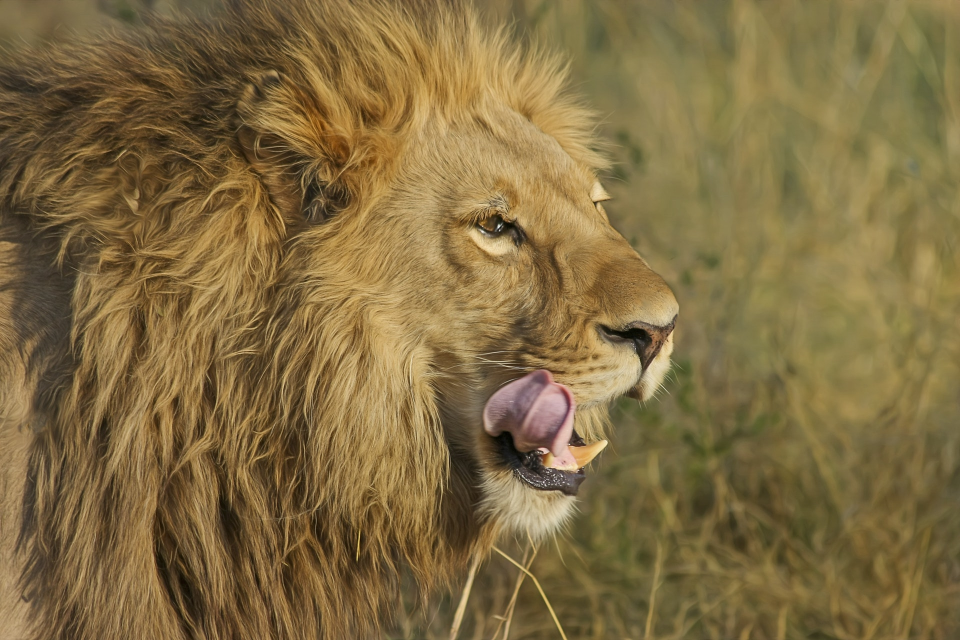
#> input picture data/lion.jpg, 1920 x 1280 px (shown at 1/2 size); its folder holds only this picture in this run
$ python -i compress.py   (imports and definitions only)   (older library calls are emulated)
#> lines starting #> are read from the running program, lines starting #| are printed output that depends on the picture; after the words box and inside, x2 and y2 are one past the last pixel; in counts of white or black regions, pixels touching at a corner belong together
import cv2
import numpy as np
import logging
from math import log
from io import BytesIO

from PIL import Image
from PIL import ImageCms
from PIL import ImageColor


logger = logging.getLogger(__name__)


def _assert_compatible(im1, im2):
    """Raise an error if the input images do not have matching shapes/types."""
    im1, im2 = np.asarray(im1), np.asarray(im2)
    if im1.dtype != im2.dtype:
        raise ValueError('Input images must have the same dtype.')
    if not im1.shape == im2.shape:
        raise ValueError('Input images must have the same dimensions.')
    return


def _data_range(im1, im2, data_range=None):
    """Return the value range used to normalize image metrics."""
    if data_range is not None:
        data_range = float(data_range)
        if not np.isfinite(data_range) or data_range <= 0:
            raise ValueError('data_range must be a positive finite number.')
        return data_range

    ranges = []
    for image in (im1, im2):
        dtype = np.asarray(image).dtype
        if np.issubdtype(dtype, np.integer):
            info = np.iinfo(dtype)
            ranges.append(float(info.max) - float(info.min))
    # Floating point images are conventionally in [0, 1]. Callers with a
    # different range can pass it explicitly.
    return max(ranges, default=1.0)


def _as_floats(im1, im2, data_range=None):
    """Promote images to float32 and normalize using their value range."""
    data_range = _data_range(im1, im2, data_range)
    if im1.dtype != np.float32:
        im1 = im1.astype(np.float32)
    if im2.dtype != np.float32:
        im2 = im2.astype(np.float32)
    return im1 / data_range, im2 / data_range


# [35 lines left out: functions compare_mse, compare_psnr, not called in this run]


def _preprocess_images(img1, img2, data_range=None):
    img1, img2 = np.asarray(img1), np.asarray(img2)
    _assert_compatible(img1, img2)
    if img1.ndim == 3:
        if img1.shape[2] == 4:
            img1 = img1[:, :, :3]
            img2 = img2[:, :, :3]
        img1 = cv2.cvtColor(img1, cv2.COLOR_RGB2GRAY)
        img2 = cv2.cvtColor(img2, cv2.COLOR_RGB2GRAY)
    return _as_floats(img1, img2, data_range)


def _downsample(img1, img2):
    img1 = cv2.resize(img1, None, fx=0.5, fy=0.5, interpolation=cv2.INTER_AREA)
    img2 = cv2.resize(img2, None, fx=0.5, fy=0.5, interpolation=cv2.INTER_AREA)
    return img1, img2


def _ssim_map(img1, img2, C1=6.5025, C2=58.5225):
    """Standard SSIM computation."""
    img1_img1 = cv2.pow(img1, 2)
    img2_img2 = cv2.pow(img2, 2)
    img1_img2 = cv2.multiply(img1, img2)
    mu1 = cv2.GaussianBlur(img1, (11, 11), 1.5)
    mu2 = cv2.GaussianBlur(img2, (11, 11), 1.5)
    mu11 = cv2.GaussianBlur(img1_img1, (11, 11), 1.5, dst=img1_img1)
    mu22 = cv2.GaussianBlur(img2_img2, (11, 11), 1.5, dst=img2_img2)
    mu12 = cv2.GaussianBlur(img1_img2, (11, 11), 1.5, dst=img1_img2)
    mu1_mu2 = cv2.multiply(mu1, mu2)
    mu1_mu1 = cv2.pow(mu1, 2, dst=mu1)
    mu2_mu2 = cv2.pow(mu2, 2, dst=mu2)
    b1 = cv2.addWeighted(mu11, 1, mu1_mu1, -1, 0, dst=mu11)
    b2 = cv2.addWeighted(mu22, 1, mu2_mu2, -1, 0, dst=mu22)
    A2 = cv2.addWeighted(mu12, 2, mu1_mu2, -2, C2, dst=mu12)
    A1 = cv2.addWeighted(mu1_mu2, 1, mu1_mu2, 1, C1, dst=mu1_mu2)
    B1 = cv2.addWeighted(mu1_mu1, 1, mu2_mu2, 1, C1, dst=mu1_mu1)
    B2 = cv2.addWeighted(b1, 1, b2, 1, C2, dst=b1)
    A = cv2.multiply(A1, A2, dst=A1)
    B = cv2.multiply(B1, B2, dst=B1)
    ssim_map = cv2.divide(A, B, dst=A)
    return ssim_map


# [30 lines left out: function compare_ssim, not called in this run]


def compare_mssim(img1, img2, data_range=None):
    """Compute the multi-scale structural similarity index (MS-SSIM) between
    two images.

    Arguments:
        img1 (ndarray): Image of any dimensionality.
        img2 (ndarray): Image of any dimensionality.
        data_range (float): Optional value range for floating-point images.

    Returns:
        msssim: (float): The multi-scale structural similarity index (MS-SSIM).

    .. [1] Z. Wang, E. P. Simoncelli and A. C. Bovik, "Multi-scale structural
    similarity for image quality assessment," Invited Paper, IEEE Asilomar
    Conference on Signals, Systems and Computers, Nov. 2003
    """
    img1, img2 = _preprocess_images(img1, img2, data_range)
    if img1.ndim < 2:
        raise ValueError('MS-SSIM requires two-dimensional images')
    if min(img1.shape[:2]) < 11:
        raise ValueError('MS-SSIM requires images at least 11 pixels wide and tall')
    C1, C2 = 0.01 * 0.01, 0.03 * 0.03
    weights = np.array([0.0448, 0.2856, 0.3001, 0.2363, 0.1333])
    ssims = []
    for l in range(len(weights)):
        if l > 0:
            img1, img2 = _downsample(img1, img2)
        if min(img1.shape) < 11:
            break
        ssim_map = _ssim_map(img1, img2, C1, C2)
        ssims.append(cv2.mean(ssim_map)[0])
    return np.sum(np.array(ssims) * weights[:len(ssims)]) / np.sum(weights[:len(ssims)])


# [22 lines left out: functions filter_gaussian, downsample, not called in this run]


def adobe_to_srgb(im):
    """Return a new image that is sRGB when it has a ICC profile."""
    try:
        icc = im.info.get('icc_profile')
        if icc:
            srgb = ImageCms.createProfile('sRGB')
            im = ImageCms.profileToProfile(im, BytesIO(icc), srgb)
    except Exception:
        logger.warning('Could not convert image ICC profile to sRGB', exc_info=True)
    return im


# [7 lines left out: function alpha_to_color, not called in this run]


def mode_to_color(im):
    if im.mode == 'L' or im.mode == 'P':
        if 'transparency' in im.info:
            im = im.convert('RGBA')
        else:
            im = im.convert('RGB')
    elif im.mode == 'LA':
        im = im.convert('RGBA')
    elif im.mode == 'RGBX':
        im = im.convert('RGB')
    return im


def convert_mode(im, mode, background='white'):
    im = adobe_to_srgb(im)
    if im.mode == mode:
        return im
    if mode == 'RGB':
        if im.mode in ('RGBA', 'LA') or (
            im.mode == 'P' and 'transparency' in im.info
        ):
            return alpha_to_color(im.convert('RGBA'), background)
    return im.convert(mode)


def to_array(im):
    im = mode_to_color(im)
    return np.asarray(im)


def resize_image(img):
    if img.ndim == 2:
        img = cv2.cvtColor(img, cv2.COLOR_GRAY2RGB)
    if img.shape[1] > 1200:
        scale = (0.5 * (img.shape[1] - 1200) + 1200) / img.shape[1]
        img = cv2.resize(
            img, None, fx=scale, fy=scale, interpolation=cv2.INTER_AREA)
    return img


def luminance(img):
    limg = cv2.cvtColor(img, cv2.COLOR_RGB2LAB)[:, :, 0]
    return np.mean(limg) / 255


def red_ratio(img):
    kernel = np.ones((8, 8), np.uint8)
    hsv = cv2.cvtColor(cv2.blur(img, (4, 4)), cv2.COLOR_RGB2HSV)
    red1 = cv2.inRange(hsv, (0, 240, 180), (10, 255, 255))
    red2 = cv2.inRange(hsv, (170, 240, 180), (180, 255, 255))
    binary = cv2.bitwise_or(red1, red2)
    return np.mean(cv2.erode(binary, kernel)) / 255


def optimal_threshold(img):
    area = img.shape[0] * img.shape[1]
    k = max(0.00089 * log(8.9e-6 * area), 0)
    thr = 10/3 * k * (1 - luminance(img)) + k + 0.0003
    return thr


def minimal_quality(img):
    area = img.shape[0] * img.shape[1]
    qmin = min(100 - 6.5 * log(0.00006 * area), 95)
    return int(qmin)


def red_correction(img, thr, qmin):
    red = red_ratio(img)
    thr = 0.33 * thr if red > 0.007 else thr
    qmin = (100 + qmin) / 2 if red > 0.05 * 0.007 else qmin
    return thr, int(qmin)


def rgb2pca(img):
    X = img.reshape(-1, img.shape[-1])
    mean, eigenvectors = cv2.PCACompute(X, np.float32([]))
    return cv2.PCAProject(X, mean, eigenvectors).reshape(img.shape)


def saturation(img):
    kernel = np.ones((9, 9), np.uint8)
    hsv = cv2.cvtColor(cv2.blur(img, (4, 4)), cv2.COLOR_RGB2HSV)
    binary = cv2.inRange(hsv, (0, 200, 80), (255, 255, 255))
    return np.mean(cv2.erode(binary, kernel)) / 255


def salient_sat(img):
    imgpca = rgb2pca(cv2.blur(img, (4, 4)))
    L2_ab = np.sqrt(np.square(imgpca[:, :, 1]) + np.square(imgpca[:, :, 2]))
    return np.max(L2_ab)


def subsample(img):
    subsample = (saturation(img) < 0.0042) and (salient_sat(img) < 120)
    return subsample


# [7 lines left out: function number_of_colors, not called in this run]


def getsize(stream):
    if isinstance(stream, BytesIO):
        return len(stream.getvalue())
    return len(stream)


# [7 lines left out: function stats, not called in this run]


def encode_jpeg(im, quality, subsampling, progressive):
    output = BytesIO()
    im.save(output, 'JPEG', quality=quality, progressive=progressive, subsampling=subsampling, optimize=True)
    output.seek(0)
    return output


def _to_gray(im):
    array = to_array(im) if hasattr(im, 'mode') else np.asarray(im)
    if array.ndim == 2:
        return array
    if array.shape[2] == 4:
        array = array[:, :, :3]
    return cv2.cvtColor(array, cv2.COLOR_RGB2GRAY)


def optimal_quality(im, thr=None, qmin=None, qmax=95):
    """Choose JPEG quality parameters from an image and target error.

    ``thr`` and ``qmin`` default to the image-adaptive values. Passing them
    explicitly overrides those values.
    """
    img = to_array(im)
    rimg = resize_image(img)
    rim = Image.fromarray(rimg)
    progressive = False
    thr = optimal_threshold(img) if thr is None else float(thr)
    qmin = minimal_quality(img) if qmin is None else int(qmin)
    qmax = int(qmax)
    if thr < 0 or qmin < 1 or qmax < qmin:
        raise ValueError('Invalid JPEG quality constraints')
    thr, qmin = red_correction(img, thr, qmin)
    gray1 = _to_gray(rimg)
    gray2 = np.zeros(gray1.shape, dtype=np.uint8)
    q0, q1 = 100, qmin
    d0, d1 = 0, 1
    q = q1
    for k in range(5):
        fileobj = encode_jpeg(rim, q, 0, False)
        progressive = getsize(fileobj) > 10240
        with Image.open(fileobj) as compressed:
            gray2[...] = _to_gray(compressed)
        fileobj.close()
        mssim = (
            compare_ssim(gray1, gray2)
            if min(gray1.shape[:2]) < 11
            else compare_mssim(gray1, gray2)
        )
        d = 1 / mssim - 1
        if abs(thr - d) < (0.05 * thr):
            break
        if d > thr and d < d1:
            d1, q1 = d, q
        if d < thr and d > d0:
            d0, q0 = d, q
        q = int(q0 + (thr - d0) * (q1 - q0) / (d1 - d0 + 1e-10))
        if q1 == q or q1 == q0 or q > 100 or q < qmin:
            break
    q = np.clip(q, qmin, qmax)
    subsampling = 2 if subsample(img) else 0
    return int(q), progressive, subsampling


def save_jpeg(im, dest, quality=None, subsampling=2, progressive=False):
    im = convert_mode(im, 'RGB')
    if quality is None:
        quality, progressive, subsampling = optimal_quality(im)
    im.save(dest, 'JPEG', quality=quality, progressive=progressive, subsampling=subsampling, optimize=True)
    return dest


# [12 lines left out: functions save_png, save_webp, not called in this run]

>>> from PIL import Image
>>> picture = Image.open('../../data/lion.jpg')
#> picture is the input picture: PIL image 1920x1280 RGB; mean R, G, B 128.8, 108.1, 65.6
>>> result = save_jpeg(picture, 'out.png')
#> in resize_image, `img = cv2.resize( img, None, fx=scale, fy=scale, interpolation=cv2.INT..`:
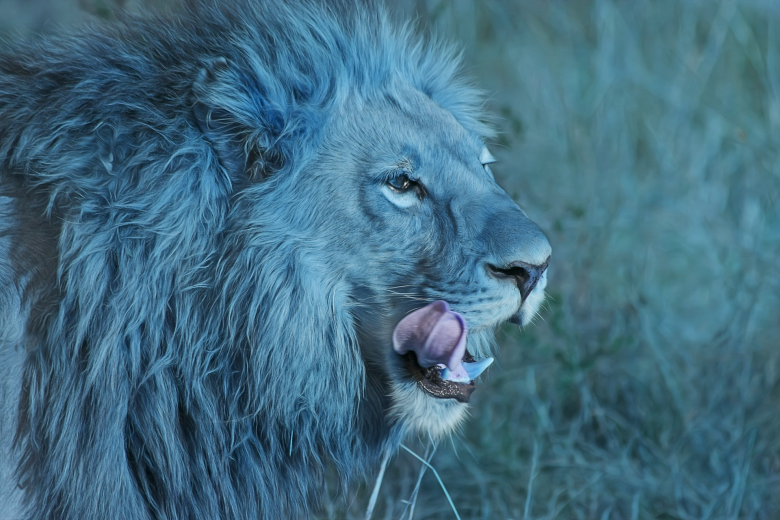
#> img: shape (1040, 1560, 3) (shown at 1/2 size); mean of channels 0, 1, 2 128.8, 108.1, 65.6; drawn as B, G, R
#> in luminance, `limg = cv2.cvtColor(img, cv2.COLOR_RGB2LAB)[:, :, 0]`:
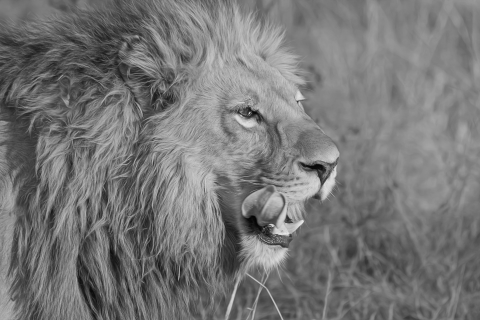
#> limg: shape (1280, 1920) (shown at 1/4 size); min 1, max 254, mean 118.4
#> in optimal_threshold, `thr = 10/3 * k * (1 - luminance(img)) + k + 0.0003`: thr = 0.00795
#> in optimal_quality, `qmin = minimal_quality(img) if qmin is None else int(qmin)`: qmin = 67
#> in red_correction, `red = red_ratio(img)`: red = 0
#> in red_correction, `thr = 0.33 * thr if red > 0.007 else thr`: thr = 0.00795
#> in red_correction, `qmin = (100 + qmin) / 2 if red > 0.05 * 0.007 else qmin`: qmin = 67
#> in optimal_quality, `q0, q1 = 100, qmin`: q0 = 100; q1 = 67
#> in optimal_quality, `progressive = getsize(fileobj) > 10240`: progressive = True
#> the loop in _data_range, `for image in (im1, im2):` made 2 passes
#> after the loop in _data_range, `for image in (im1, im2):`: ranges = [255, 255]
#> in _as_floats, `data_range = _data_range(im1, im2, data_range)`: data_range = 255
#> the loop in compare_mssim, `for l in range(len(weights)):` made 5 passes
#> pass 1, in _ssim_map, `img1_img1 = cv2.pow(img1, 2)`:
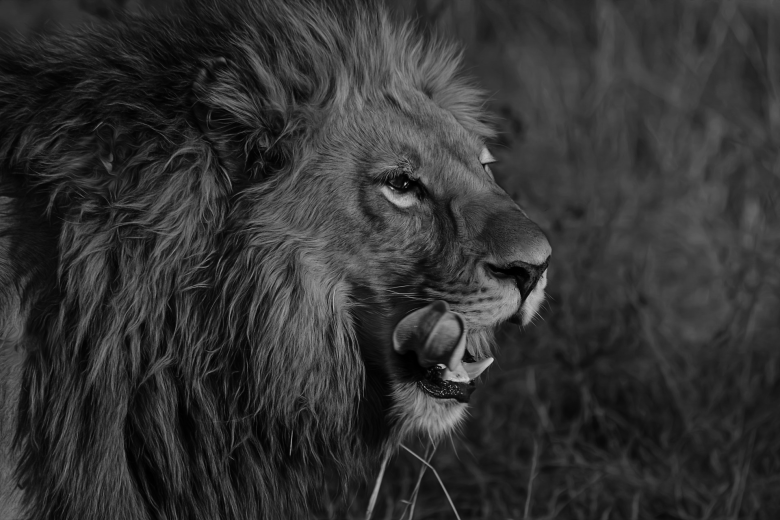
#> img1_img1: shape (1040, 1560) float32 (shown at 1/2 size); min 0.000138, max 0.857, mean 0.2
#> after the loop in compare_mssim, `for l in range(len(weights)):`:
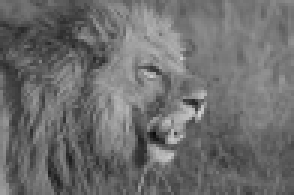
#> img1: shape (65, 98) float32 (shown 3 times larger); min 0.0445, max 0.81, mean 0.429
#> after the loop in compare_mssim, `for l in range(len(weights)):`: ssims = [0.967, 0.992, 0.998, 0.999, 1]
#> in optimal_quality, `mssim = ( compare_ssim(gray1, gray2) if min(gray1.shape[:2]) < 11 else..`: mssim = 0.995
#> in optimal_quality, `d = 1 / mssim - 1`: d = 0.00469
#> in optimal_quality, `d0, q0 = d, q`: q0 = 67
#> in saturation, `binary = cv2.inRange(hsv, (0, 200, 80), (255, 255, 255))`:
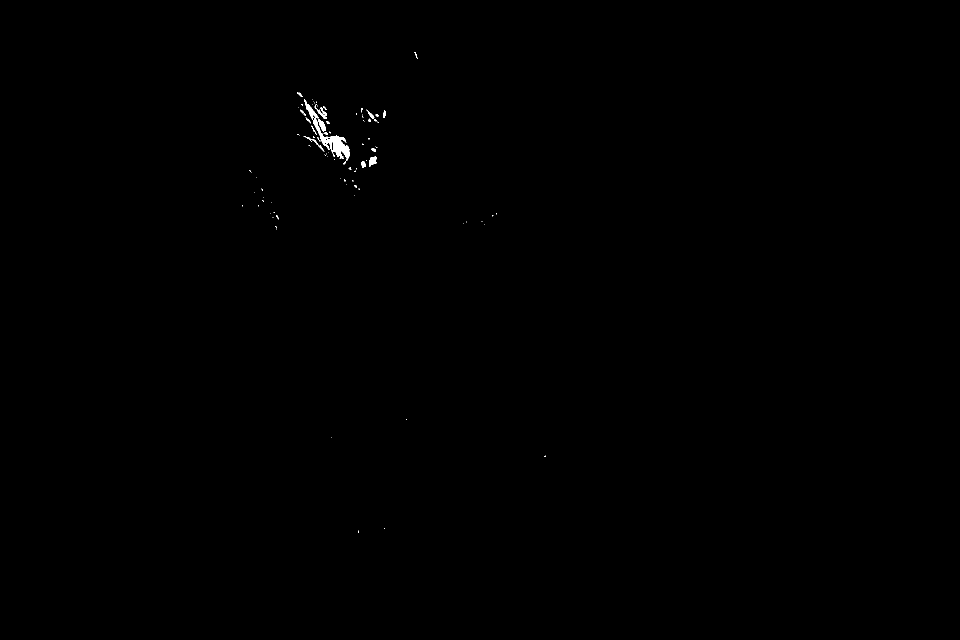
#> binary: shape (1280, 1920) (shown at 1/2 size); 0.15% white; 94 white regions (75 under 20 px), largest, box (x1, y1, x2, y2) and area: (608, 198, 700, 322) 2023, (738, 313, 753, 334) 205, (629, 209, 654, 238) 202
#> in rgb2pca, `mean, eigenvectors = cv2.PCACompute(X, np.float32([]))`: mean = [[128.9, 108.2, 65.71]]; eigenvectors = [[0.674, 0.603, 0.426], [-0.594, 0.1, 0.798], [-0.439, 0.791, -0.426]]
#> in rgb2pca, `return cv2.PCAProject(X, mean, eigenvectors).reshape(img.shape)`:
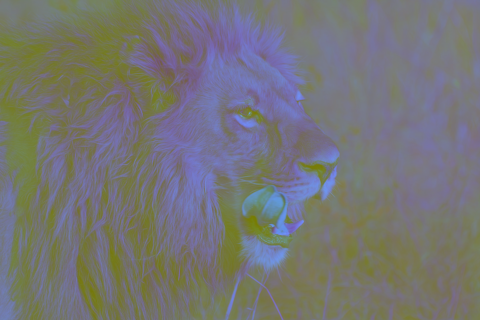
#> returned value: shape (1280, 1920, 3) float32 (shown at 1/4 size); mean of channels 0, 1, 2 0, 0, 0; drawn with min black and max white
#> in salient_sat, `L2_ab = np.sqrt(np.square(imgpca[:, :, 1]) + np.square(imgpca[:, :, 2]))`:
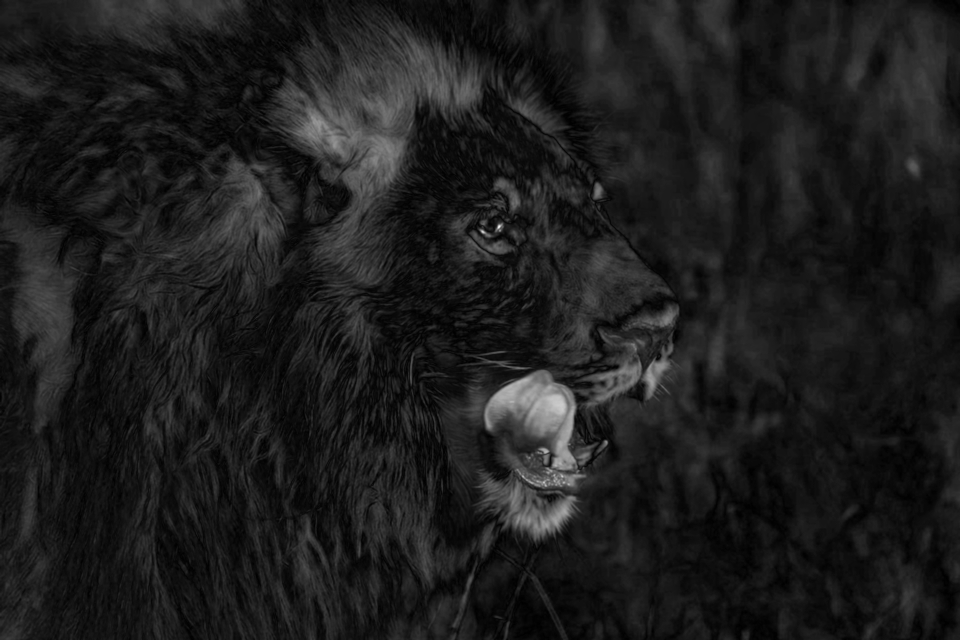
#> L2_ab: shape (1280, 1920) float32 (shown at 1/2 size); min 0.0328, max 76.37, mean 8.8; drawn with min black and max white
#> in subsample, `subsample = (saturation(img) < 0.0042) and (salient_sat(img) < 120)`: subsample = True
#> in optimal_quality, `subsampling = 2 if subsample(img) else 0`: subsampling = 2
#> in save_jpeg, `quality, progressive, subsampling = optimal_quality(im)`: quality = 67; progressive = True; subsampling = 2
#> result = 'out.png'

$ run again, on data/optimized.jpg
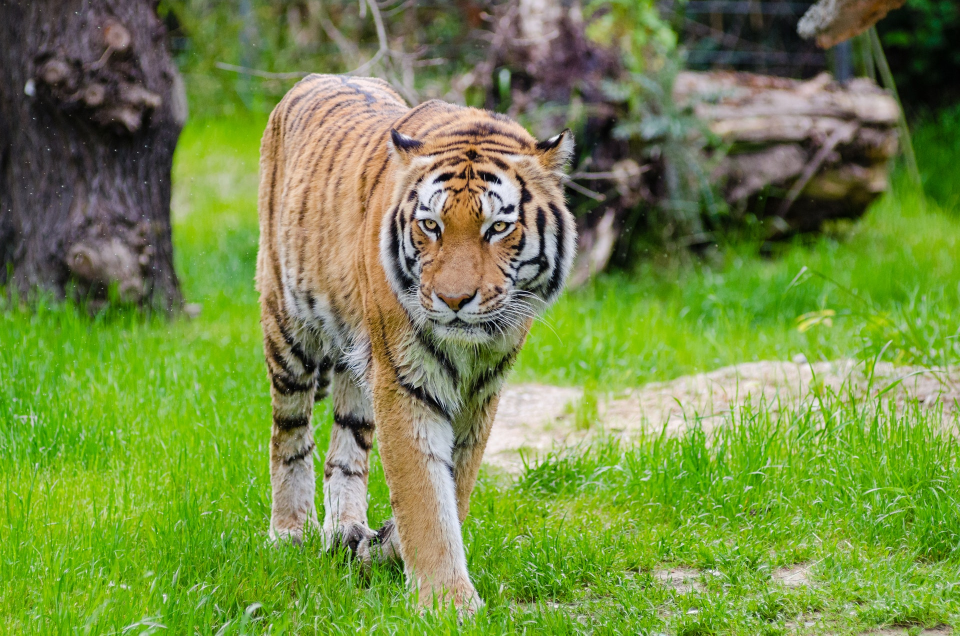
#> input picture data/optimized.jpg, 1920 x 1271 px (shown at 1/2 size)
#> picture is the input picture: PIL image 1920x1271 RGB; mean R, G, B 116.9, 139.8, 70
#> in optimal_threshold, `thr = 10/3 * k * (1 - luminance(img)) + k + 0.0003`: thr = 0.00716
#> in optimal_quality, `qmin = minimal_quality(img) if qmin is None else int(qmin)`: qmin = 67
#> hsv: shape (1271, 1920, 3); mean H, S, V 50.3, 128.6, 145.9
#> red1: shape (1271, 1920); every value is 0
#> red = 0
#> in red_correction, `thr = 0.33 * thr if red > 0.007 else thr`: thr = 0.00716
#> in red_correction, `qmin = (100 + qmin) / 2 if red > 0.05 * 0.007 else qmin`: qmin = 67
#> in optimal_quality, `q0, q1 = 100, qmin`: q0 = 100; q1 = 67
#> in optimal_quality, `progressive = getsize(fileobj) > 10240`: progressive = True
#> the loop in _data_range, `for image in (im1, im2):` made 2 passes
#> after the loop in _data_range, `for image in (im1, im2):`: ranges = [255, 255]
#> data_range = 255
#> after the loop in compare_mssim, `for l in range(len(weights)):`:
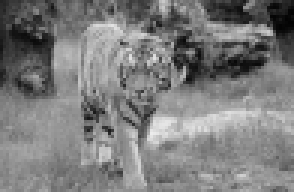
#> img1: shape (64, 98) float32 (shown 3 times larger); min 0.0132, max 0.927, mean 0.49
#> after the loop in compare_mssim, `for l in range(len(weights)):`: ssims = [0.958, 0.991, 0.999, 1, 1]
#> mssim = 0.995
#> d = 0.00486
#> in optimal_quality, `d0, q0 = d, q`: q0 = 67
#> in saturation, `binary = cv2.inRange(hsv, (0, 200, 80), (255, 255, 255))`:
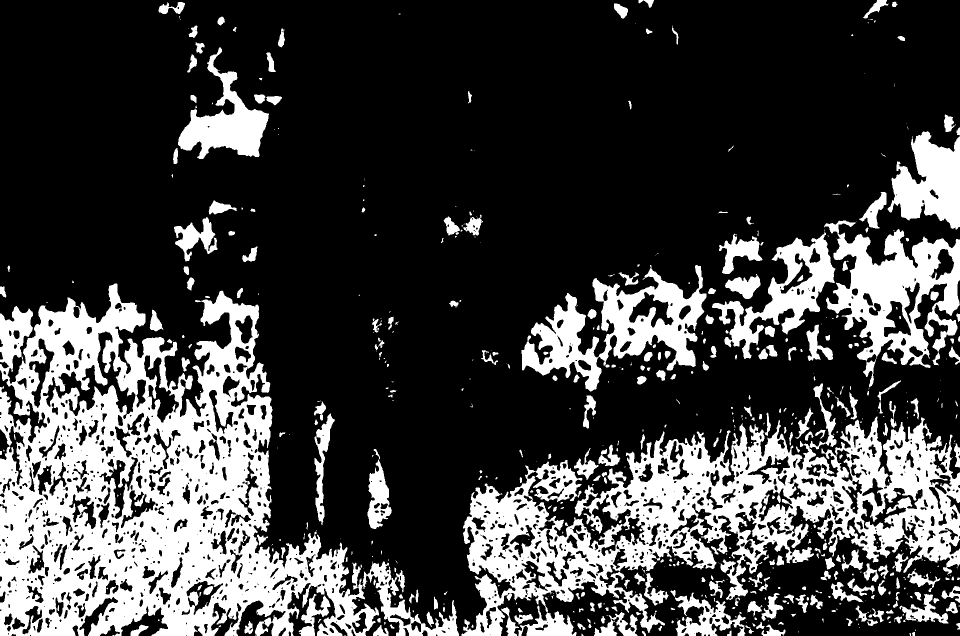
#> binary: shape (1271, 1920) (shown at 1/2 size); 26.1% white; 635 white regions (322 under 20 px), largest, box (x1, y1, x2, y2) and area: (0, 567, 758, 1271) 265560, (923, 767, 1920, 1271) 166215, (1648, 441, 1920, 775) 37665
#> subsample = False
#> in optimal_quality, `subsampling = 2 if subsample(img) else 0`: subsampling = 0
#> in save_jpeg, `quality, progressive, subsampling = optimal_quality(im)`: quality = 67; progressive = True; subsampling = 0
#> result = 'out.png'
